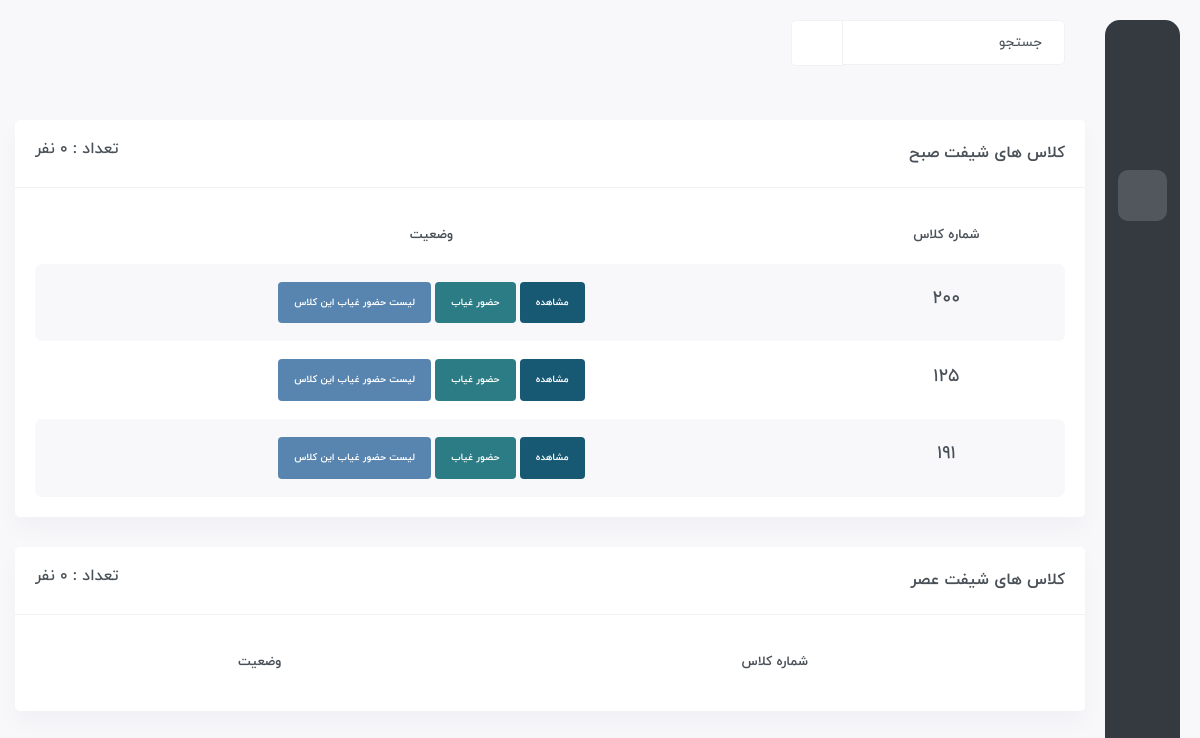
The app's page / (signed in) with its own data.
### Student/models.py (models this page shows, shortened)
class Assign(models.Model):
    class_id = models.ForeignKey(Class, on_delete=models.CASCADE)
    def get_absolute_url(self):
        return reverse('student:class-room', args=[self.class_id.number, self.class_id.shift])

class Class(models.Model):
    number = models.IntegerField()
    shift = models.CharField(choices=SHIFT, max_length=3)

### Student/views.py (the view)
class IndexView(LoginRequiredMixin, generic.View):
    login_url = 'account:login'
    template_name = 'home.html'
    def get(self, request):
        student_m = models.Student.objects.filter(class_id__shift='صبح').count()
        student_e = models.Student.objects.filter(class_id__shift='عصر').count()
        c = {
            'student_m': student_m,
            'student_e': student_e
        }
        assign_m = models.Assign.objects.filter(class_id__shift='صبح')
        assign_e = models.Assign.objects.filter(class_id__shift='عصر')
        if assign_m.exists():
            c['class_room_m'] = assign_m
        if assign_e.exists():
            c['class_room_e'] = assign_e
        return render(request, self.template_name, c)

### Student/templates/home.html (shortened to what this page needs)
{% extends 'base.html' %}
{% load static %}
{% block body %}
	<div id="main-wrapper">
	    <div class="content-body">
		<div class="container">
		    <div class="row">
			<div class="col-xxl-6">
			    <div class="card">
				<div class="card-header align-items-center">
				    <h4 class="card-title">کلاس های شیفت صبح</h4>
				    <h5 class="text-left">تعداد : {{ student_m }} نفر</h5>
				</div>
				<div class="card-body">
				    <div class="table-responsive">
					<table class="table table-striped responsive-table text-center">
					    <thead>
						<tr>
						    <th>شماره کلاس</th>
						    <th>وضعیت</th>
						</tr>
					    </thead>
					    <tbody>
							{% for c in class_room_m %}
								<tr>
									<td>
									<h4>{{ c.class_id.number }}</h4>
									</td>
									<td>
										<div class="badge p-3 bg-primary"><a href="{{ c.get_absolute_url }}" class="text-white">مشاهده</a></div>
										<div class="badge p-3 bg-warning"><a href="{% url 'student:attendance' c.class_id.number %}" class="text-white">حضور غیاب</a></div>
										<div class="badge p-3 bg-secondary"><a href="{% url 'student:attendance-list' c.class_id.number %}" class="text-white">لیست حضور غیاب این کلاس</a></div>
									</td>
								</tr>
							{% endfor %}
					    </tbody>
					</table>
				    </div>
				</div>
			    </div>
			</div>
			<div class="col-xxl-6">
			    <div class="card">
				<div class="card-header align-items-center">
				    <h4 class="card-title">کلاس های شیفت عصر</h4>
				    <h5 class="text-left">تعداد : {{ student_e }} نفر</h5>
				</div>
				<div class="card-body">
				    <div class="table-responsive">
					<table class="table table-striped responsive-table text-center">
					    <thead>
						<tr>
						    <th>شماره کلاس</th>
						    <th>وضعیت</th>
						</tr>
					    </thead>
					</table>
				    </div>
				</div>
			    </div>
			</div>
		    </div>
		</div>
	    </div>
	</div>
{% endblock %}

### records on screen
Assign: class_id.number "200"
Assign: class_id.number "125"
Assign: class_id.number "191"

### other values on screen
{{ student_m }} "0"
{{ student_e }} "0"
